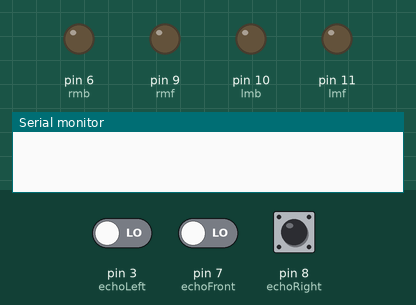
Simulated run of this sketch. Board: Arduino Uno, built with avr-gcc and run on an emulated ATmega328P. Shown: output pins drawn as LEDs (lit = HIGH), the last lines printed to the serial monitor. The test bench sets the inputs (shaded band); at power-on: pin 8 (echoRight) LOW, pin 3 (echoLeft) LOW, pin 7 (echoFront) LOW. Pins used as bus, display or sensor lines are not drawn.

Above: at 1.2 s.
1.3 s: pin 8 (echoRight) pulsed HIGH 5 times (0.12 s each, 0.3 s apart)
At 4.2 s:
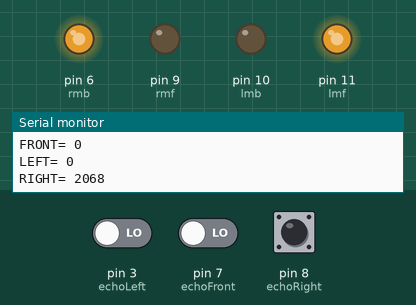
At 7.8 s:
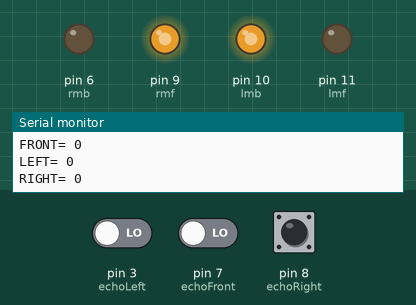
Timing chart, 0 to 11.6 s (numbered marks = the images above; inputs shaded):
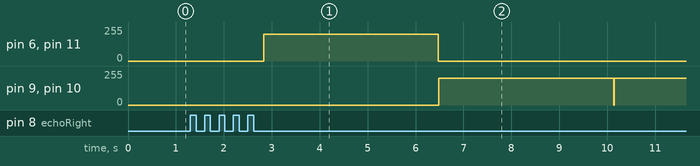

Measured:
- after the input at 1.3 s, pin 6 (rmb), pin 11 (lmf): 0/255 → 200/255 after 1.5 s, → 0/255 3.6 s later

The sketch:

obstacles_avoidence_bot.ino
```cpp
#define lmf 11  //left motor forward digital pin11
#define lmb 10 //left motor backword digi pin 10
#define rmf 9  //right motor forward
#define rmb 6  //right motor backword

#define trigFront 5
#define echoFront 7

#define trigLeft 4
#define echoLeft 3

#define trigRight 12
#define echoRight 8

long dis1,dis2,dis3,disF,disL,disR;

void setup() {
  Serial.begin(9600);
  pinMode(trigFront , OUTPUT);
  pinMode(trigLeft , OUTPUT);
  pinMode(trigRight , OUTPUT);
  pinMode(echoFront , INPUT);
  pinMode(echoLeft , INPUT);
  pinMode(echoRight , INPUT);

  pinMode(lmf, OUTPUT);
  pinMode(lmb, OUTPUT);
  pinMode(rmf, OUTPUT);
  pinMode(rmb, OUTPUT);

}

void loop() {
  digitalWrite(trigFront , LOW);
  delay(2);
  digitalWrite(trigFront , HIGH);
  delay(10);
  digitalWrite(trigFront , LOW);
  dis1=pulseIn(echoFront , HIGH);
  disF=cmconvert(dis1);

  digitalWrite(trigLeft , LOW);
  delay(2);
  digitalWrite(trigLeft , HIGH);
  delay(10);
  digitalWrite(trigLeft , LOW);
  dis2=pulseIn(echoLeft , HIGH);
  disL=cmconvert(dis2);

  digitalWrite(trigRight , LOW);
  delay(2);
  digitalWrite(trigRight , HIGH);
  delay(10);
  digitalWrite (trigRight , LOW);
  dis3=pulseIn(echoRight , HIGH);
  disR=cmconvert(dis3);

delay(500);
  Serial.print("FRONT= ");
  Serial.println(disF);
  Serial.print("LEFT= ");
  Serial.println(disL);
  Serial.print("RIGHT= ");
  Serial.println(disR);


if(disF<10){
  stopbot();
  delay(10);
  if(disL<disR){
    turnright();
    delay(10);
    }
  else{
    turnleft();
    delay(10);
    }
  }
else{
  forward();
  }
}

long cmconvert(long dis)
{
  return dis/29/2;
}

void stopbot(){
 analogWrite(rmf , 0);
 analogWrite(rmb , 0);
 analogWrite(lmb , 0);
 analogWrite(lmf , 0);
}

void turnleft()
{
     analogWrite(rmf , 200);
     analogWrite(rmb , 0);
     analogWrite(lmf , 0);
     analogWrite(lmb , 200);
     delay(100);
}

void turnright()
{
     analogWrite(rmf , 0);
     analogWrite(rmb , 200);
     analogWrite(lmf , 200);
     analogWrite(lmb , 0);
     delay(100);
}

void forward()
{
     analogWrite(rmf , 200);
     analogWrite(rmb , 0);
     analogWrite(lmf , 200);
     analogWrite(lmb , 0);
}
```
